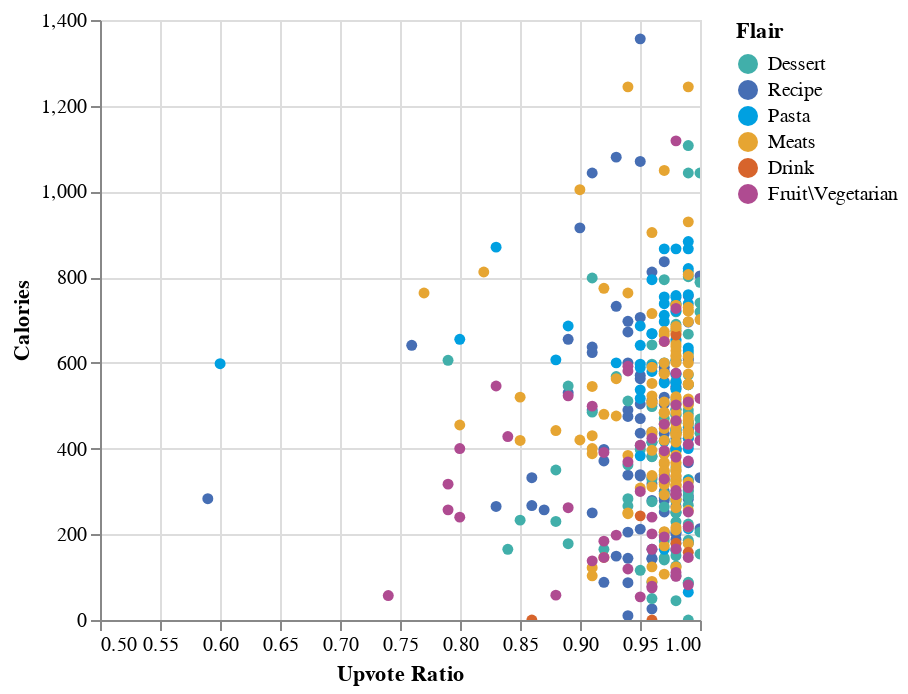

This figure's notebook cell:
### Code cell
scatter

### Figure 1 — Vega-Lite specification as saved in the notebook (floating-point values rounded to 4 significant figures; data arrays with more than 128 entries replaced by an {"elided": "..."} marker saying what was removed)
{"config": {"view": {"continuousWidth": 300, "continuousHeight": 300}}, "data": {"name": "data-f064b24f2bb23c7ec44adaae75dd5e4a"}, "mark": {"type": "circle"}, "encoding": {"color": {"field": "link_flair_text", "legend": {"title": "Flair"}, "scale": {"domain": ["Dessert", "Recipe", "Pasta", "Meats", "Drink", "Fruit\\Vegetarian"], "range": ["#41afaa", "#466eb4", "#00a0e1", "#e6a532", "#d7642c", "#af4b91"]}, "type": "nominal"}, "opacity": {"condition": {"param": "param_33", "value": 1}, "value": 0.15}, "tooltip": [{"field": "title", "type": "nominal"}, {"field": "upvote_ratio", "type": "quantitative"}, {"field": "calories", "type": "quantitative"}, {"field": "link_flair_text", "type": "nominal"}], "x": {"field": "upvote_ratio", "scale": {"domain": [0.5, 1]}, "title": "Upvote Ratio", "type": "quantitative"}, "y": {"field": "calories", "title": "Calories", "type": "quantitative"}}, "params": [{"name": "param_33", "select": {"type": "point", "fields": ["link_flair_text"]}, "bind": "legend"}, {"name": "param_34", "select": {"type": "interval", "encodings": ["x", "y"]}, "bind": "scales"}], "$schema": "https://vega.github.io/schema/vega-lite/v5.15.1.json", "datasets": {"data-f064b24f2bb23c7ec44adaae75dd5e4a": {"elided": "467 records"}}}
